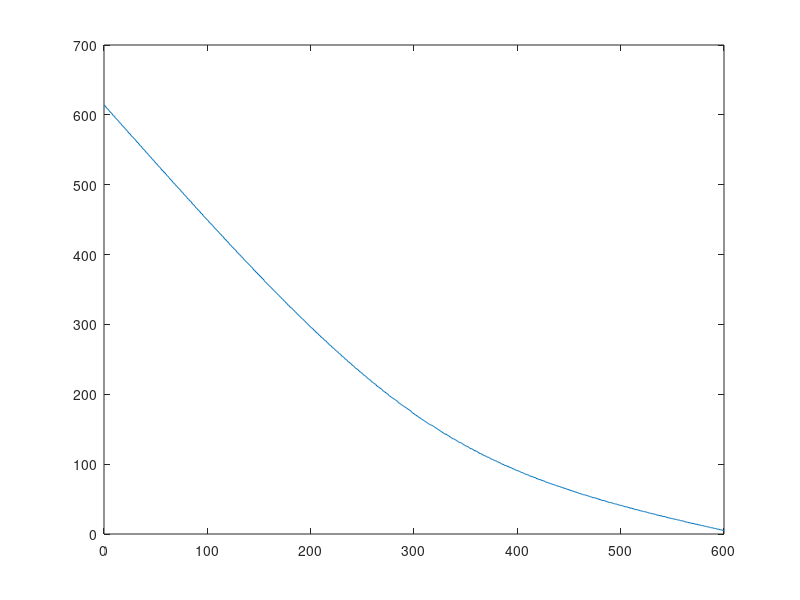

The MATLAB script that drew this image:
%generate HEX files for lookup tabels!
clear;

base_angle_cnt = 0:1:600;
base_angle_deg = base_angle_cnt*(300/1024);
base_angle_rad = base_angle_deg * pi / 180;

b = 14.3;
a = 9.5;

top_angle_rad = (pi/2 - base_angle_rad) + acos((a*sin(base_angle_rad))/(b));
top_angle_deg = top_angle_rad *180 / pi
top_angle_cnt = top_angle_deg/(300/1024)


plot(base_angle_cnt,round(top_angle_cnt))


% generate HEX file

str = dec2hex(round(top_angle_cnt))

fileID = fopen('lookup2.hex','w');
for i = 1:numel(str(:,1))

fprintf(fileID,'0x');
    fprintf(fileID,dec2hex(round(top_angle_cnt(i))));
fprintf(fileID,',');

end
fclose(fileID);

